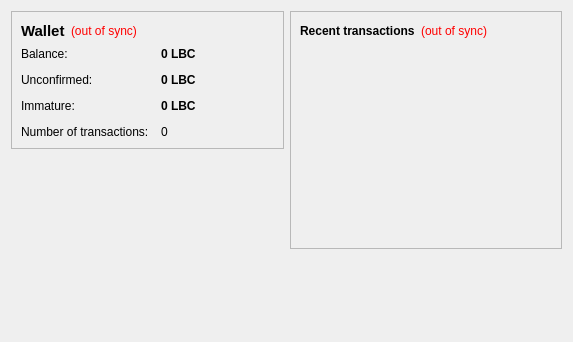
<?xml version="1.0" encoding="UTF-8"?>
<ui version="4.0">
 <class>OverviewPage</class>
 <widget class="QWidget" name="OverviewPage">
  <property name="geometry">
   <rect>
    <x>0</x>
    <y>0</y>
    <width>573</width>
    <height>342</height>
   </rect>
  </property>
  <property name="windowTitle">
   <string>Form</string>
  </property>
  <layout class="QHBoxLayout" name="horizontalLayout" stretch="1,1">
   <item>
    <layout class="QVBoxLayout" name="verticalLayout_2">
     <item>
      <widget class="QFrame" name="frame">
       <property name="frameShape">
        <enum>QFrame::StyledPanel</enum>
       </property>
       <property name="frameShadow">
        <enum>QFrame::Raised</enum>
       </property>
       <layout class="QVBoxLayout" name="verticalLayout_4">
        <item>
         <layout class="QHBoxLayout" name="horizontalLayout_4">
          <item>
           <widget class="QLabel" name="label_5">
            <property name="font">
             <font>
              <pointsize>11</pointsize>
              <weight>75</weight>
              <bold>true</bold>
             </font>
            </property>
            <property name="text">
             <string>Wallet</string>
            </property>
           </widget>
          </item>
          <item>
           <widget class="QLabel" name="labelWalletStatus">
            <property name="toolTip">
             <string>The displayed information may be out of date. Your wallet automatically synchronizes with the lobbycoin network after a connection is established, but this process has not completed yet.</string>
            </property>
            <property name="styleSheet">
             <string notr="true">QLabel { color: red; }</string>
            </property>
            <property name="text">
             <string notr="true">(out of sync)</string>
            </property>
            <property name="alignment">
             <set>Qt::AlignLeading|Qt::AlignLeft|Qt::AlignVCenter</set>
            </property>
           </widget>
          </item>
          <item>
           <spacer name="horizontalSpacer_2">
            <property name="orientation">
             <enum>Qt::Horizontal</enum>
            </property>
            <property name="sizeHint" stdset="0">
             <size>
              <width>40</width>
              <height>20</height>
             </size>
            </property>
           </spacer>
          </item>
         </layout>
        </item>
        <item>
         <layout class="QFormLayout" name="formLayout_2">
          <property name="fieldGrowthPolicy">
           <enum>QFormLayout::AllNonFixedFieldsGrow</enum>
          </property>
          <property name="horizontalSpacing">
           <number>12</number>
          </property>
          <property name="verticalSpacing">
           <number>12</number>
          </property>
          <item row="0" column="0">
           <widget class="QLabel" name="label">
            <property name="text">
             <string>Balance:</string>
            </property>
           </widget>
          </item>
          <item row="0" column="1">
           <widget class="QLabel" name="labelBalance">
            <property name="font">
             <font>
              <weight>75</weight>
              <bold>true</bold>
             </font>
            </property>
            <property name="cursor">
             <cursorShape>IBeamCursor</cursorShape>
            </property>
            <property name="toolTip">
             <string>Your current balance</string>
            </property>
            <property name="text">
             <string notr="true">0 LBC</string>
            </property>
            <property name="textInteractionFlags">
             <set>Qt::LinksAccessibleByMouse|Qt::TextSelectableByKeyboard|Qt::TextSelectableByMouse</set>
            </property>
           </widget>
          </item>
          <item row="1" column="0">
           <widget class="QLabel" name="label_3">
            <property name="text">
             <string>Unconfirmed:</string>
            </property>
           </widget>
          </item>
          <item row="1" column="1">
           <widget class="QLabel" name="labelUnconfirmed">
            <property name="font">
             <font>
              <weight>75</weight>
              <bold>true</bold>
             </font>
            </property>
            <property name="cursor">
             <cursorShape>IBeamCursor</cursorShape>
            </property>
            <property name="toolTip">
             <string>Total of transactions that have yet to be confirmed, and do not yet count toward the current balance</string>
            </property>
            <property name="text">
             <string notr="true">0 LBC</string>
            </property>
            <property name="textInteractionFlags">
             <set>Qt::LinksAccessibleByMouse|Qt::TextSelectableByKeyboard|Qt::TextSelectableByMouse</set>
            </property>
           </widget>
          </item>
          <item row="3" column="0">
           <widget class="QLabel" name="label_2">
            <property name="text">
             <string>Number of transactions:</string>
            </property>
           </widget>
          </item>
          <item row="3" column="1">
           <widget class="QLabel" name="labelNumTransactions">
            <property name="toolTip">
             <string>Total number of transactions in wallet</string>
            </property>
            <property name="text">
             <string notr="true">0</string>
            </property>
           </widget>
          </item>
          <item row="2" column="0">
           <widget class="QLabel" name="labelImmatureText">
            <property name="text">
             <string>Immature:</string>
            </property>
           </widget>
          </item>
          <item row="2" column="1">
           <widget class="QLabel" name="labelImmature">
            <property name="font">
             <font>
              <weight>75</weight>
              <bold>true</bold>
             </font>
            </property>
            <property name="toolTip">
             <string>Mined balance that has not yet matured</string>
            </property>
            <property name="text">
             <string notr="true">0 LBC</string>
            </property>
            <property name="textInteractionFlags">
             <set>Qt::LinksAccessibleByMouse|Qt::TextSelectableByKeyboard|Qt::TextSelectableByMouse</set>
            </property>
           </widget>
          </item>
         </layout>
        </item>
       </layout>
      </widget>
     </item>
     <item>
      <spacer name="verticalSpacer">
       <property name="orientation">
        <enum>Qt::Vertical</enum>
       </property>
       <property name="sizeHint" stdset="0">
        <size>
         <width>20</width>
         <height>40</height>
        </size>
       </property>
      </spacer>
     </item>
    </layout>
   </item>
   <item>
    <layout class="QVBoxLayout" name="verticalLayout_3">
     <item>
      <widget class="QFrame" name="frame_2">
       <property name="frameShape">
        <enum>QFrame::StyledPanel</enum>
       </property>
       <property name="frameShadow">
        <enum>QFrame::Raised</enum>
       </property>
       <layout class="QVBoxLayout" name="verticalLayout">
        <item>
         <layout class="QHBoxLayout" name="horizontalLayout_2">
          <item>
           <widget class="QLabel" name="label_4">
            <property name="text">
             <string>&lt;b&gt;Recent transactions&lt;/b&gt;</string>
            </property>
           </widget>
          </item>
          <item>
           <widget class="QLabel" name="labelTransactionsStatus">
            <property name="toolTip">
             <string>The displayed information may be out of date. Your wallet automatically synchronizes with the lobbycoin network after a connection is established, but this process has not completed yet.</string>
            </property>
            <property name="styleSheet">
             <string notr="true">QLabel { color: red; }</string>
            </property>
            <property name="text">
             <string notr="true">(out of sync)</string>
            </property>
            <property name="alignment">
             <set>Qt::AlignRight|Qt::AlignTrailing|Qt::AlignVCenter</set>
            </property>
           </widget>
          </item>
          <item>
           <spacer name="horizontalSpacer">
            <property name="orientation">
             <enum>Qt::Horizontal</enum>
            </property>
            <property name="sizeHint" stdset="0">
             <size>
              <width>40</width>
              <height>20</height>
             </size>
            </property>
           </spacer>
          </item>
         </layout>
        </item>
        <item>
         <widget class="QListView" name="listTransactions">
          <property name="styleSheet">
           <string notr="true">QListView { background: transparent; }</string>
          </property>
          <property name="frameShape">
           <enum>QFrame::NoFrame</enum>
          </property>
          <property name="verticalScrollBarPolicy">
           <enum>Qt::ScrollBarAlwaysOff</enum>
          </property>
          <property name="horizontalScrollBarPolicy">
           <enum>Qt::ScrollBarAlwaysOff</enum>
          </property>
          <property name="selectionMode">
           <enum>QAbstractItemView::NoSelection</enum>
          </property>
         </widget>
        </item>
       </layout>
      </widget>
     </item>
     <item>
      <spacer name="verticalSpacer_2">
       <property name="orientation">
        <enum>Qt::Vertical</enum>
       </property>
       <property name="sizeHint" stdset="0">
        <size>
         <width>20</width>
         <height>40</height>
        </size>
       </property>
      </spacer>
     </item>
    </layout>
   </item>
  </layout>
 </widget>
 <resources/>
 <connections/>
</ui>
